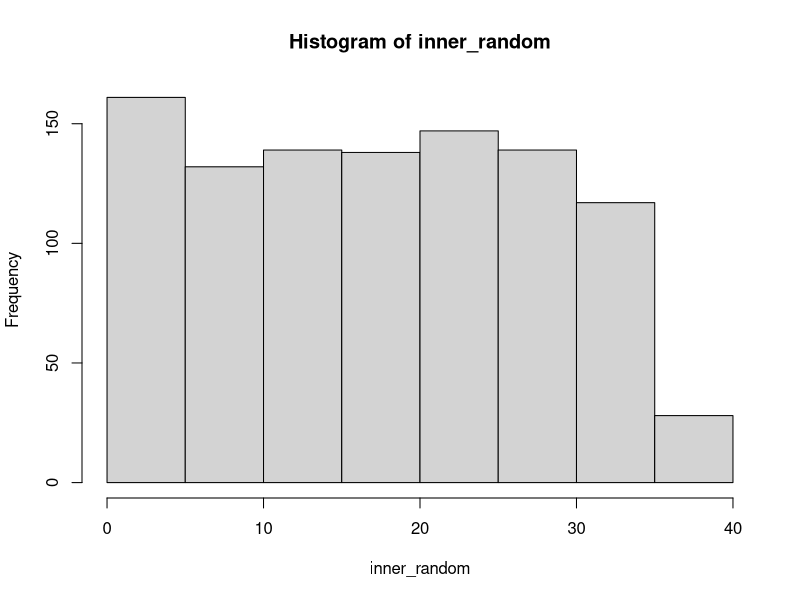

The R source for this figure:
data = read.table('results.txt', header=T)

inner_random = data[,1]

hist(inner_random)

shapiro.test(inner_random)
